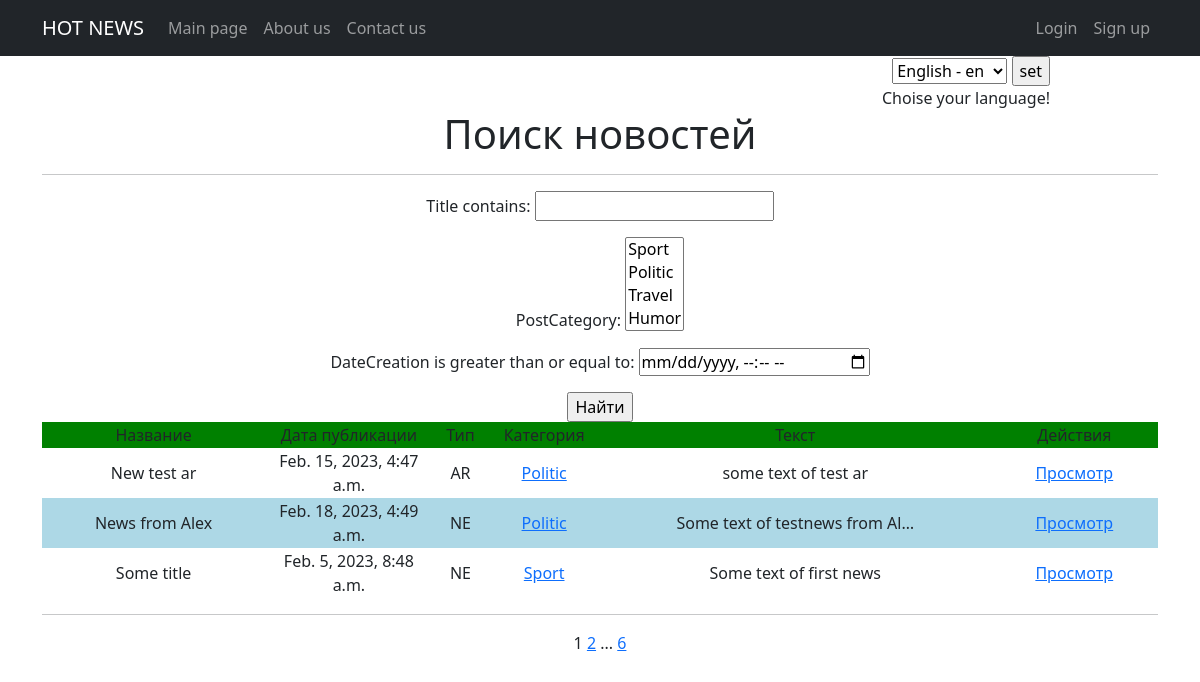
Page /news/search/ on the earlier database version.
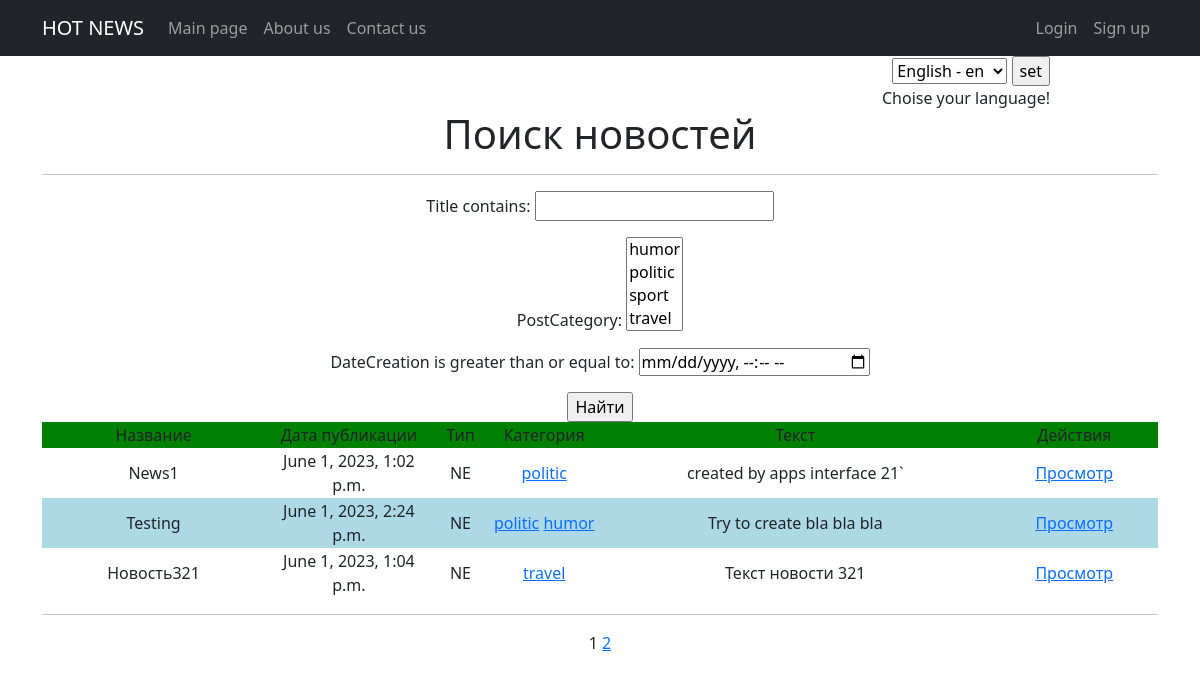
Same page on the later database version.
### news/models.py (models this page shows, shortened)
class Post(models.Model):
    author = models.ForeignKey(Author, to_field='authorUser_id', on_delete=models.CASCADE)
    NEWS = 'NE'
    ARTICLE = 'AR'
    CATEGORY_CHOISE = (
        (NEWS, 'Новость'),
        (ARTICLE, 'Статья'),
    )
    category_type = models.CharField(max_length=2, choices=CATEGORY_CHOISE, default=ARTICLE)
    dateCreation = models.DateTimeField(auto_now_add=True)
    postCategory = models.ManyToManyField(Category, through='PostCategory')
    title = models.CharField(max_length=128)
    text = models.TextField()
    rating = models.SmallIntegerField(default=0)

class Category(models.Model):
    name = models.CharField(max_length=32, unique=True, help_text=_('category name'))
    subscribers = models.ManyToManyField(User, blank=True, null=True, related_name='categories')
    def __str__(self):
        return f'{self.name}'

### news/views.py (the view)
# urls.py: path('news/search/', PostSearch.as_view(), name='search'),
class PostSearch(ListView):
    model = Post
    ordering = ['title']
    template_name = 'search.html'
    context_object_name = 'posts'
    paginate_by = 3
    def get_queryset(self):
        queryset = super().get_queryset()
        self.filterset = PostFilter(self.request.GET, queryset)
        return self.filterset.qs
    def get_context_data(self, **kwargs):
        context = super().get_context_data(**kwargs)
        context['filterset'] = self.filterset
        context['time_now'] = datetime.utcnow()
        return context

### news/templatetags/custom_filters.py (called while the page is built)
@register.filter()
def censor(value):
    if not isinstance(value, str):
        raise TypeError("Value must be a string")
    else:
        bad_words = ['badword1', 'badword2', 'badword3']
        words = value.split()
        for i, word in enumerate(words):
            if word.lower() in bad_words:
                words[i] = word[0] + "*" * (len(word) - 1)
        return " ".join(words)

### news/templatetags/custom_tags.py (called while the page is built)
@register.simple_tag(takes_context=True)
def url_replace(context, **kwargs):
   d = context['request'].GET.copy()
   for k, v in kwargs.items():
       d[k] = v
   return d.urlencode()

### templates/search.html (shortened to what this page needs)
{% extends 'flatpages/default.html' %}
{% load custom_filters %}
{% load custom_tags %}
{% block content %}
<h1> Поиск новостей </h1>
<hr>
   <form action="" method="get">
       {{ filterset.form.as_p }}
   <input type="submit" value="Найти" />
   </form>
   {% if posts %}
       <table align="center">
           <tr>
               <td width="20%">Название</td>
               <td width="15%">Дата публикации</td>
               <td width="5%">Тип</td>
               <td width="10%">Категория</td>
               <td width="35%">Текст</td>
               <td colspan="7">Действия</td>
           </tr>
           {% for post in posts %}
                  <tr>
                      <td>{{ post.title|censor }}</td>
                      <td>{{ post.dateCreation }}</td>
                      <td>{{ post.category_type }}</td>
                      <td>{% for cat in post.postCategory.all %}
                             <a href="{% url 'category_list' cat.id %}">{{ cat.name }}</a>
                          {% endfor %}</td>
                      <td>{{ post.text|truncatechars:30|censor }}</td>
                      {% if post.category_type == 'NE' %}
                        <td>
                        <a href="{% url 'post_detail' post.id %}">Просмотр</a>
                        </td>
                      {% elif post.category_type == 'AR' %}
                        <td>
                        <a href="{% url 'ar_detail' post.id %}">Просмотр</a>
                        </td>
                      {% endif %}
                  </tr>
           {% endfor %}
       </table>
<hr>
   {% else %}
       <h2>Статей нет!</h2>
   {% endif %}
   {{ page_obj.number }}
   {% if page_obj.has_next %}
       <a href="?{% url_replace page=page_obj.next_page_number %}">{{ page_obj.next_page_number }}</a>
       {% if paginator.num_pages != page_obj.next_page_number %}
           ...
           <a href="?{% url_replace page=page_obj.paginator.num_pages %}">{{ page_obj.paginator.num_pages }}</a>
       {% endif %}
   {% endif %}
{% endblock content %}

Differences in the rows shown:
removed Post: title|censor "New test ar", dateCreation "Feb. 15, 2023, 4:47 a.m.", category_type "AR", text|censor "some text of test ar", shows "Просмотр", Category (name "Politic")
removed Post: title|censor "News from Alex", dateCreation "Feb. 18, 2023, 4:49 a.m.", category_type "NE", text|censor "Some text of testnews from Al…", shows "Просмотр", Category (name "Politic")
removed Post: title|censor "Some title", dateCreation "Feb. 5, 2023, 8:48 a.m.", category_type "NE", text|censor "Some text of first news", shows "Просмотр", Category (name "Sport")
added Post: title|censor "News1", dateCreation "June 1, 2023, 1:02 p.m.", category_type "NE", text|censor "created by apps interface 21`", shows "Просмотр", Category (name "politic")
added Post: title|censor "Testing", dateCreation "June 1, 2023, 2:24 p.m.", category_type "NE", text|censor "Try to create bla bla bla", shows "Просмотр", Category (name "politic"), Category (name "humor")
added Post: title|censor "Новость321", dateCreation "June 1, 2023, 1:04 p.m.", category_type "NE", text|censor "Текст новости 321", shows "Просмотр"
now on this page (row edited): Category: name "travel", shown under "Новость321"
Other differences:
form field postCategory: "Sport / Politic / Travel / Humor" → "humor / politic / sport / travel"
{{ page_obj.paginator.num_pages }}: "6" → (not shown)
